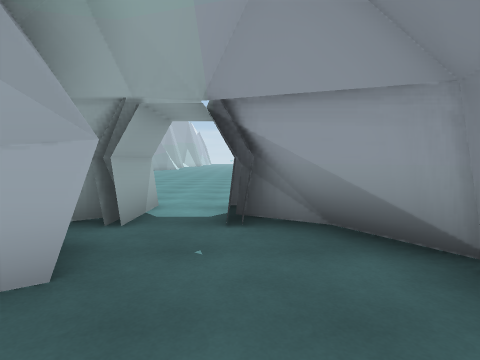
[1] (above)

14 first-person views from a walk through a 3-D level made in the Unity game engine. The camera is 1.4 m above the floor, tilts 4° down and sees 80° across. The floor is counted in squares, 1.78 m on a side. Each view is taken from the middle of a square. On the plan, view 1 faces up. The plan holds only what a view shows up to about 10 squares ahead; the rest is blank. The place goes on beyond the plan. The player is left out.

[2]
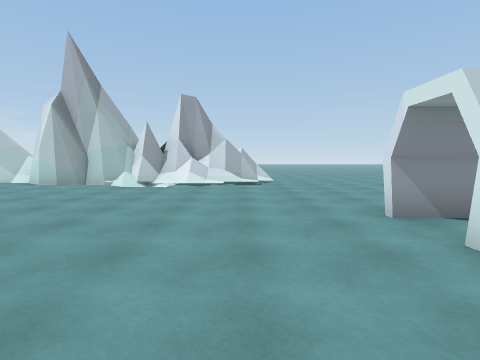

[3]
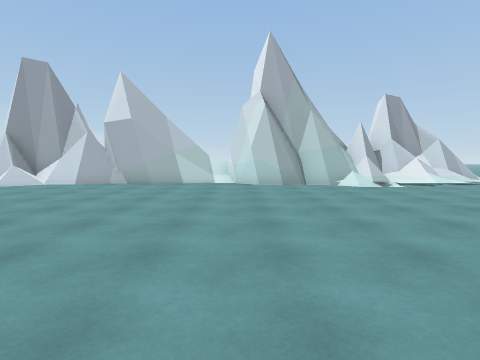

[4]
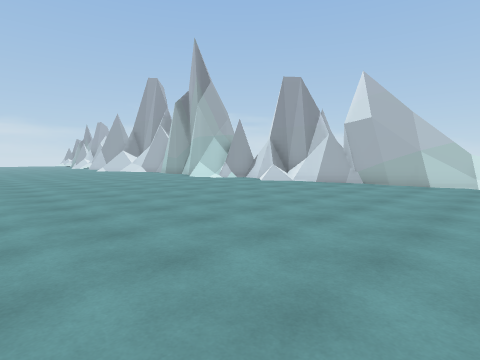

[5]
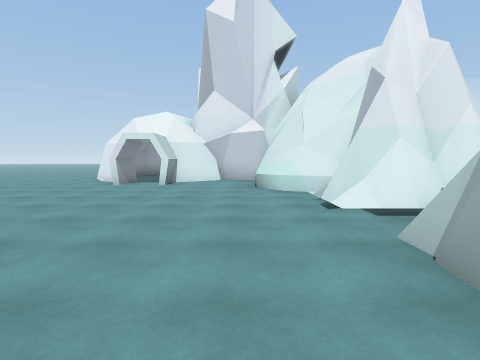

[6]
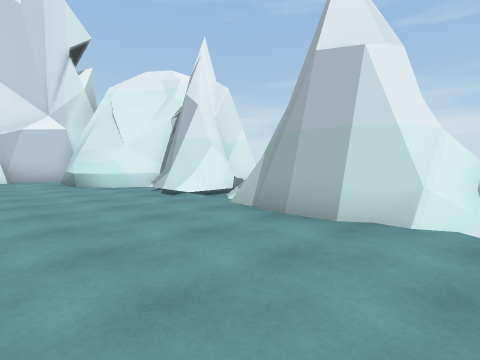

[7]
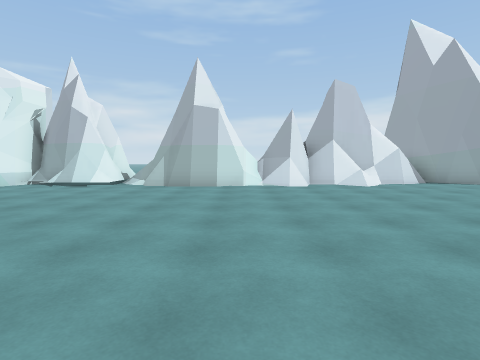

[8]
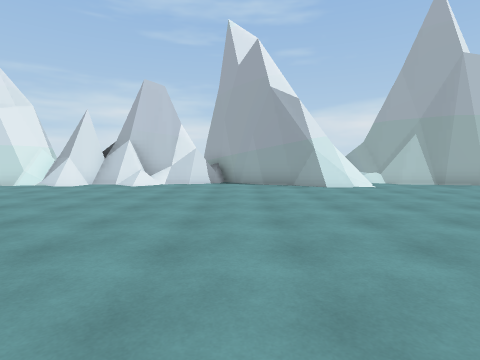

[9]
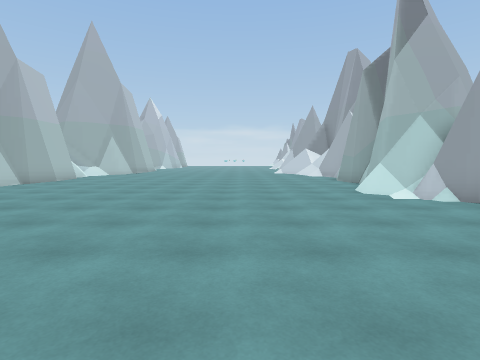

[10]
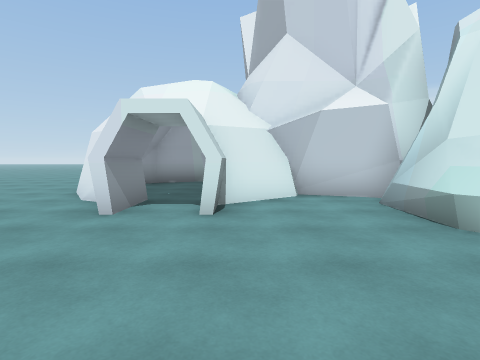

[11]
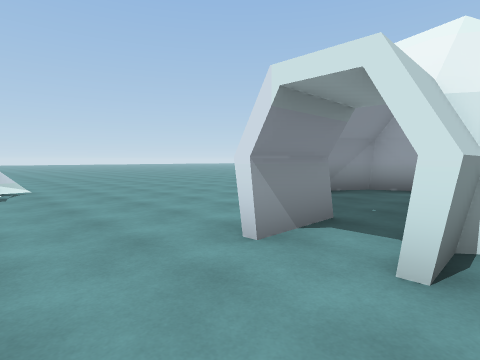

[12]
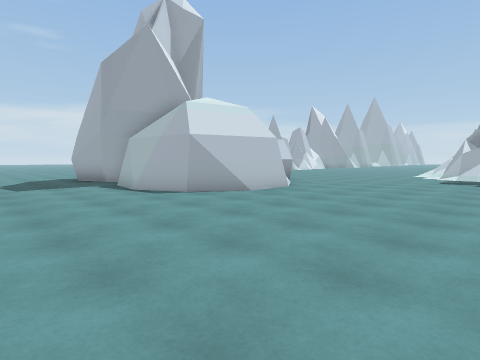

[13]
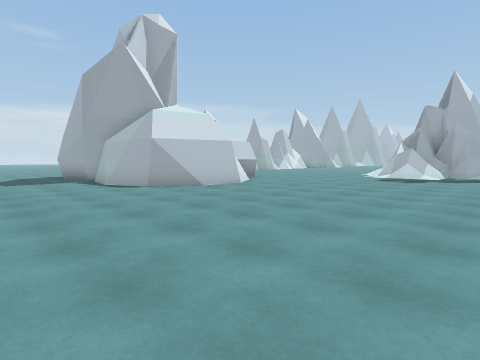

[14]
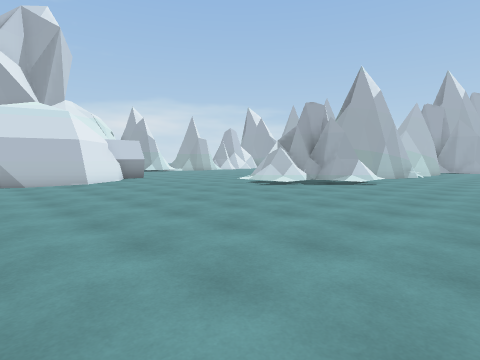

### Floor plan
Key: @ floor where view 1 was taken; # wall or solid block; . floor; / step, stairs or slope; = window, fence, low wall or low ledge; O other object.
Columns run from 8 left of view 1 to 12 right of it. Each row starts with its distance up from view 1.
 28   #..........#
 27  ##..........#
 26  #...........##
 25  ##..........##
 24  ##=.........##
 23  ##...........#
 22  ##........../#
 21  #.........../#
 20  #.........../#
 19  #.........../#
 18  ##...........#
 17  ##...........##
 16  ##...........#=
 15  ##...........=
 14  ##...........#
 13   #..........##
 12   #..........##
 11  ##..........##   ..
 10 OOO..........##  ...
  9  ##........./####...
  8  #O........./####...
  7  ##..........###....
  6   ##........./=/....
  5    #................
  4    #..#.#=...........
  3    ####..#...........
  2      ##..##..........
  1        ..##..........
  0        .@#...........
 -1     #.####...........
 -2     ..............
 -3    ...............
 -4    ...............
 -5           ........

Positions as (right, up) in squares from view 1, and headings:
1: (0, 0), facing up
2: (-4, 7), facing right
3: (-4, 14), facing right
4: (-4, 14), facing up-right
5: (-4, 14), facing down
6: (-2, 15), facing down-left
7: (3, 14), facing left
8: (3, 21), facing left
9: (1, 18), facing up
10: (-2, 9), facing down
11: (-2, 7), facing down-right
12: (7, -5), facing up-left
13: (9, -5), facing up-left
14: (12, -1), facing up-left
